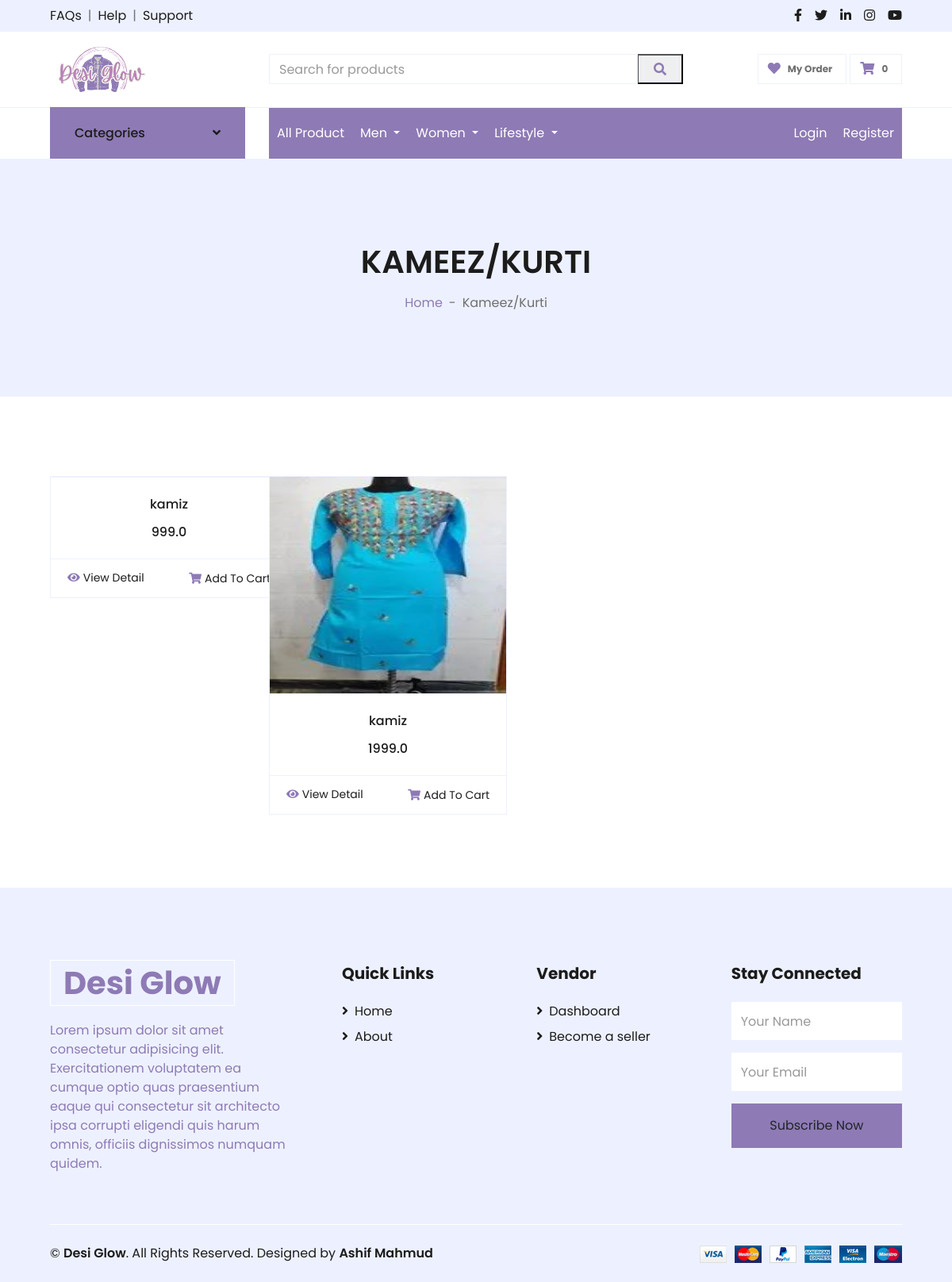
The app's page /kamiz with its own data.
### home/models.py (models this page shows, shortened)
class Product(models.Model):
    username = models.CharField(max_length=99, blank=True, null=True)
    product_name = models.CharField(max_length=99, blank=True, null=True)
    product_price = models.FloatField(blank=True, null=True)
    PRODUCT_CATEGORIES = [
        ('T-Shirt', 'T-Shirt'),
        ('Shirt', 'Shirt'),
        ('Winter Jacket', 'Winter Jacket'),
        ('Jeans', 'Jeans'),
        ('Panjabi', 'Panjabi'),
        ('Pajama', 'Pajama'),
        ('Polo', 'Polo'),
        ('Tops & T-Shirt', 'Tops & T-Shirt'),
        ('Kamiz/Kurti', 'Kamiz/Kurti'),
        ('Wallet', 'Wallet'),
        ('Bag', 'Bag'),
        ('Cap', 'Cap'),
        ('Sunglasses', 'Sunglasses'),
    ]
    product_category = models.CharField(
        max_length=99,
        choices=PRODUCT_CATEGORIES,
        blank=True,
        null=True,
    )
    product_description = models.TextField(blank=True, null=True)
    additional_information = models.TextField(blank=True, null=True)
    date = models.DateTimeField(auto_now_add=True, blank=True, null=True)
    photo = models.ImageField(upload_to='product_photo/', blank=True, null=True)
    extra_photo1 = models.ImageField(upload_to='product_photo/', blank=True, null=True)
    extra_photo2 = models.ImageField(upload_to='product_photo/', blank=True, null=True)
    extra_photo3 = models.ImageField(upload_to='product_photo/', blank=True, null=True)
    extra_photo4 = models.ImageField(upload_to='product_photo/', blank=True, null=True)

### home/views.py (the view)
# urls.py: path('kamiz', kamiz, name='kamiz'),
def kamiz(request):
    kamiz = Product.objects.filter(
        product_category='Kamiz/Kurti')
    return render(request, "kamiz.html", {'kamiz': kamiz})

### home/context_processors.py (called while the page is built)
def custom_context(request):
    if request.user.is_authenticated:
        product_count = Cart.objects.filter(username=request.user).count()
    else:
        product_count = 0  # Set a default value if the user is not authenticated
    return {'product_count': product_count}

### templates/kamiz.html (shortened to what this page needs)
{% extends "main.html" %}
{% load static %}
{% block content %}
<div class="container-fluid">
    <div class="row border-top px-xl-5">
        <div class="col-lg-3 d-none d-lg-block">
            <a class="btn shadow-none d-flex align-items-center justify-content-between bg-primary text-white w-100"
                data-toggle="collapse" href="#navbar-vertical" style="height: 65px; margin-top: -1px; padding: 0 30px;">
                <h6 class="m-0">Categories</h6>
                <i class="fa fa-angle-down text-dark"></i>
            </a>
        </div>
        <div class="col-lg-9">
            <nav class="navbar navbar-expand-lg bg-light navbar-light py-3 py-lg-0 px-0">
                {% include "navbar.html" %}
            </nav>
        </div>
    </div>
</div>
<div class="container-fluid bg-secondary mb-5">
    <div class="d-flex flex-column align-items-center justify-content-center" style="min-height: 300px">
        <h1 class="font-weight-semi-bold text-uppercase mb-3">Kameez/Kurti</h1>
        <div class="d-inline-flex">
            <p class="m-0"><a href="">Home</a></p>
            <p class="m-0 px-2">-</p>
            <p class="m-0">Kameez/Kurti</p>
        </div>
    </div>
</div>
<div class="container-fluid pt-5">
    <div class="row px-xl-5">
        <div class="col-lg-12 col-md-12">
            <div class="row pb-3">
                <div class="col-12 pb-1">
                </div>
                {% for product in kamiz %}
                <div class="col-lg-3 col-md-6 col-sm-12 pb-1">
                    <div class="card product-item border-0 mb-4">
                        <div
                            class="card-header product-img position-relative overflow-hidden bg-transparent border p-0">
                            {% if product.photo %}
                            <img class="img-fluid w-100 product-imgimg" src="{{ product.photo.url }}" alt="">
                            {% endif %}
                        </div>
                        <div class="card-body border-left border-right text-center p-0 pt-4 pb-3">
                            <h6 class="text-truncate mb-3">{{ product.product_name }}</h6>
                            <div class="d-flex justify-content-center">
                                <h6>{{ product.product_price }}</h6>
                            </div>
                        </div>
                        <div class="card-footer d-flex justify-content-between bg-light border">
                            <a href="{% url 'detail' product.pk %}" class="btn btn-sm text-dark p-0"><i
                                    class="fas fa-eye text-primary mr-1"></i>View Detail</a>
                            <form action="{% url 'cart_form' %}" method="POST">
                                <button class="btn btn-sm text-dark p-0" type="submit"><i
                                        class="fas fa-shopping-cart text-primary mr-1"></i>Add To Cart</button>
                            </form>
                        </div>
                    </div>
                </div>
                {% endfor %}
            </div>
        </div>
    </div>
</div>
{% endblock content %}

### templates/kamiz.html (style rules this page uses)
.product-imgimg { height: 273px; width: 300px !important; box-shadow: 1px 1px 1px black; }
.card { width: 300px !important; }

### records on screen
Product: product_name "kamiz", product_price "999.0"
Product: photo (picture), product_name "kamiz", product_price "1999.0"

### other values on screen
{{ product_count }} "0"
